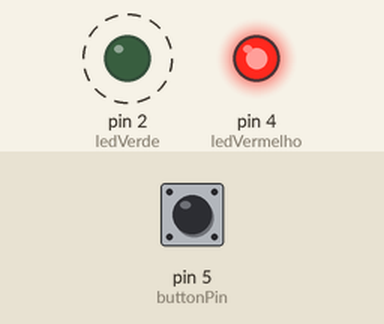
Bench run of a sketch on a simulated Arduino Uno, built with avr-gcc and run on an emulated ATmega328P. Shown: output pins drawn as LEDs (lit = HIGH). Dashed ring = blinking. Inputs (shaded band) come from the test bench; at power-on: pin 5 (buttonPin) LOW.

Above: at 1.2 s.
1.3 s: pin 5 (buttonPin) pulled HIGH for 0.15 s
At 2.8 s:
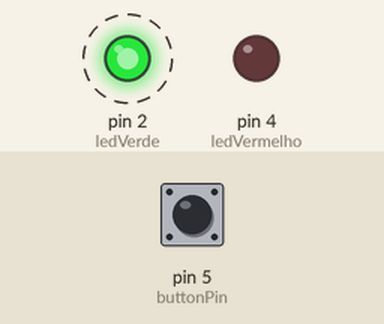
4.4 s: pin 5 (buttonPin) pulled HIGH for 1 s
At 6.4 s:
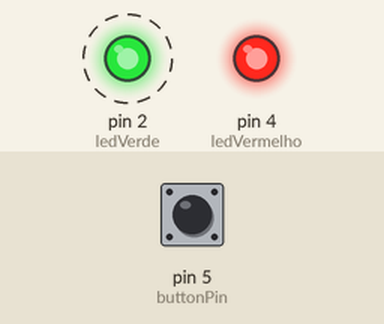
8.4 s: pin 5 (buttonPin) pulled HIGH for 3.2 s
At 9.8 s:
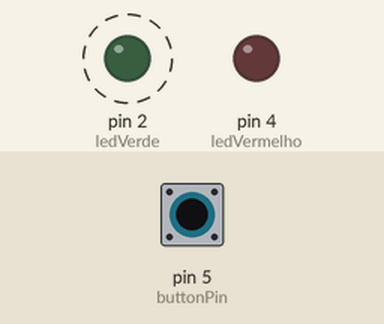
Timing chart, 0 to 20.6 s (numbered marks = the images above; inputs shaded):
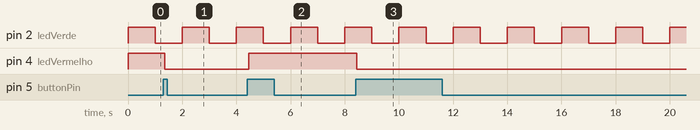

Measured:
- after the input at 1.3 s, pin 4 (ledVermelho): HIGH → LOW after 0.05 s
- after the input at 4.4 s, pin 4 (ledVermelho): LOW → HIGH after 0.05 s
- after the input at 8.4 s, pin 4 (ledVermelho): HIGH → LOW after 0.05 s
- by itself, pin 2 (ledVerde): alternates HIGH for 1.0 s and LOW for 1.0 s

The sketch:

teste_hardware.ino
```cpp
const int buttonPin = 5;
const int ledVermelho = 4;
const int ledVerde = 2;

int ledState = HIGH;
int buttonState;
int lastButtonState = LOW;

long lastDebounceTime = 0;
long debounceDelay = 50;

unsigned long timet;
unsigned long previousTime;
boolean enterFunction= true;

boolean verde = false;

void setup() {
  pinMode(buttonPin, INPUT);
  pinMode(ledVermelho, OUTPUT);
  pinMode(ledVerde, OUTPUT);

  // set initial LED state
  digitalWrite(ledVermelho, ledState);
  digitalWrite(ledVerde, HIGH);
}

void loop() {

 timet = micros();
  if (enterFunction == true){
    previousTime= timet;
    Serial.println(previousTime); // for debugging

    // Start your code below
    //-----------------------

    if (verde == false) {
      digitalWrite(ledVerde, HIGH);
      verde = true;
    } else {
      digitalWrite(ledVerde, LOW);
      verde = false;
    }


    //-----------------------
    // End of your code
  }

  // The DELAY time is adjusted in the constant below >>
  if (timet - previousTime < 999990){ // 1 million microsencods= 1 second delay
    /* I have actually used 0.999990 seconds, in a trial to compensate the time that
       this IF function takes to be executed. this is really a point that
       need improvement in my code */
    enterFunction= false;
  }
  else {
    enterFunction= true;
  }


  // read the state of the switch into a local variable:
  int reading = digitalRead(buttonPin);

  // check to see if you just pressed the button
  // (i.e. the input went from LOW to HIGH),  and you've waited
  // long enough since the last press to ignore any noise:

  // If the switch changed, due to noise or pressing:
  if (reading != lastButtonState) {
    // reset the debouncing timer
    lastDebounceTime = millis();
  }

  if ((millis() - lastDebounceTime) > debounceDelay) {
    // whatever the reading is at, it's been there for longer
    // than the debounce delay, so take it as the actual current state:

    // if the button state has changed:
    if (reading != buttonState) {
      buttonState = reading;

      // only toggle the LED if the new button state is HIGH
      if (buttonState == HIGH) {
        ledState = !ledState;
      }
    }
  }

  // set the LED:
  digitalWrite(ledVermelho, ledState);

  // save the reading.  Next time through the loop,
  // it'll be the lastButtonState:
  lastButtonState = reading;
}
```
